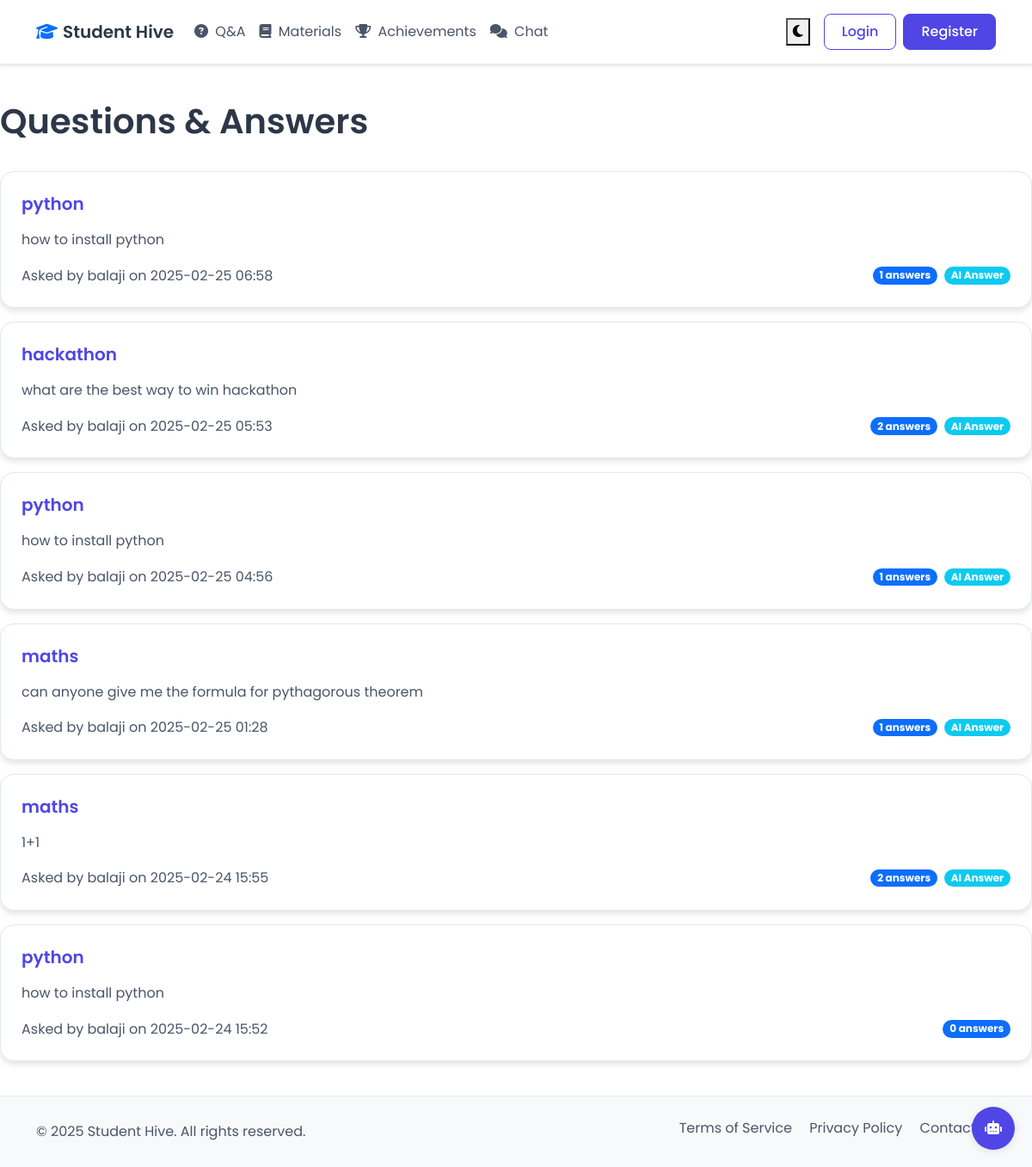
Screenshot of /questions with the database file from the repository.
### app.py (models this page shows, shortened)
class Question(db.Model):
    id = db.Column(db.Integer, primary_key=True)
    title = db.Column(db.String(200), nullable=False)
    content = db.Column(db.Text, nullable=False)
    timestamp = db.Column(db.DateTime, default=datetime.utcnow)
    user_id = db.Column(db.Integer, db.ForeignKey('user.id'), nullable=False)
    answers = db.relationship('Answer', backref='question', lazy=True)

class User(UserMixin, db.Model):
    id = db.Column(db.Integer, primary_key=True)
    username = db.Column(db.String(80), unique=True, nullable=False)
    email = db.Column(db.String(120), unique=True, nullable=False)
    password_hash = db.Column(db.String(128))
    questions = db.relationship('Question', backref='author', lazy=True)
    answers = db.relationship('Answer', backref='author', lazy=True)
    achievements = db.relationship('Achievement', backref='user', lazy=True)
    materials = db.relationship('StudyMaterial', backref='author', lazy=True)
    projects = db.relationship('Project', backref='author', lazy=True)
    chat_messages = db.relationship('ChatMessage', backref='author', lazy=True)
    achievement_comments = db.relationship('AchievementComment', backref='author', lazy=True)
    tutor_sessions = db.relationship('TutorSession', backref='student', lazy=True)

### app.py (the view)
@app.route('/questions')
def questions():
    questions = Question.query.order_by(Question.timestamp.desc()).all()
    return render_template('questions.html', questions=questions)

### templates/questions.html (shortened to what this page needs)
{% extends "base.html" %}
{% block content %}
<div class="row">
    <div class="col-md-12">
        <div class="d-flex justify-content-between align-items-center mb-4">
            <h1>Questions & Answers</h1>
        </div>
        {% for question in questions %}
        <div class="card mb-3">
            <div class="card-body">
                <h5 class="card-title">
                    <a href="{{ url_for('view_question', question_id=question.id) }}" class="text-decoration-none">
                        {{ question.title }}
                    </a>
                </h5>
                <p class="card-text">{{ question.content[:200] }}{% if question.content|length > 200 %}...{% endif %}</p>
                <div class="d-flex justify-content-between align-items-center text-muted">
                    <div>
                        Asked by {{ question.author.username }} on {{ question.timestamp.strftime('%Y-%m-%d %H:%M') }}
                    </div>
                    <div class="d-flex align-items-center">
                        <span class="badge bg-primary rounded-pill">{{ question.answers|length }} answers</span>
                        {% if question.answers|selectattr('is_ai', 'eq', true)|list|length > 0 %}
                        <span class="badge bg-info rounded-pill ms-2">AI Answer</span>
                        {% endif %}
                    </div>
                </div>
            </div>
        </div>
        {% endfor %}
    </div>
</div>
{% endblock %}

### static/style.css (style rules this page uses)
:root { --bg-primary: #ffffff; --bg-secondary: #f8f9fa; --text-primary: #2d3748; --text-secondary: #4a5568; --accent-primary: #4f46e5; --accent-secondary: #818cf8; --border-color: #e2e8f0; --card-bg: #ffffff; --shadow-color: rgba(0, 0, 0, 0.1); --success-color: #059669; --danger-color: #dc2626; --input-text: #2d3748; --input-bg: #ffffff; --input-border: #e2e8f0; --dropdown-bg: #ffffff; --dropdown-text: #2d3748; --dropdown-hover: #f8f9fa; --link-color: #4f46e5; }
body { background-color: var(--bg-primary); color: var(--text-primary); transition: background-color 0.3s, color 0.3s; font-family: 'Poppins', system-ui, -apple-system, sans-serif; line-height: 1.6; }
h1, h2, h3, h4, h5, h6 { color: var(--text-primary); font-weight: 600; line-height: 1.3; }
.text-muted { color: var(--text-secondary) !important; }
a { color: var(--link-color); text-decoration: none; }
.card { background-color: var(--card-bg); border: 1px solid var(--border-color); border-radius: 1rem; box-shadow: 0 4px 6px var(--shadow-color); transition: transform 0.2s, box-shadow 0.2s; }
.card-body { padding: 1.5rem; }
.card-title { color: var(--text-primary); font-weight: 600; margin-bottom: 1rem; }
.card-text { color: var(--text-secondary); }

### rows the page displays
Question: title "python", content "how to install python", author.username "balaji", timestamp "2025-02-25 06:58", answers|length "1", shows "AI Answer"
Question: title "hackathon", content "what are the best way to win hackathon", author.username "balaji", timestamp "2025-02-25 05:53", answers|length "2", shows "AI Answer"
Question: title "python", content "how to install python", author.username "balaji", timestamp "2025-02-25 04:56", answers|length "1", shows "AI Answer"
Question: title "maths", content "can anyone give me the formula for pythagorous theorem", author.username "balaji", timestamp "2025-02-25 01:28", answers|length "1", shows "AI Answer"
Question: title "maths", content "1+1", author.username "balaji", timestamp "2025-02-24 15:55", answers|length "2", shows "AI Answer"
Question: title "python", content "how to install python", author.username "balaji", timestamp "2025-02-24 15:52", answers|length "0"
